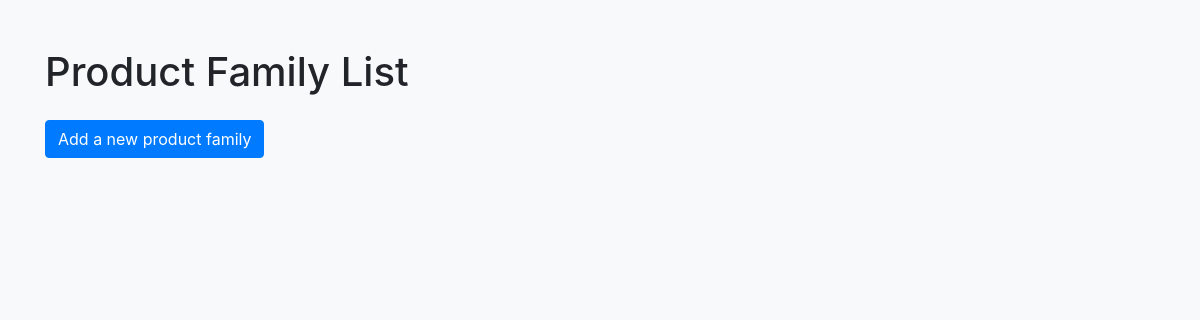
The page /product_family/ on the database as committed earlier.
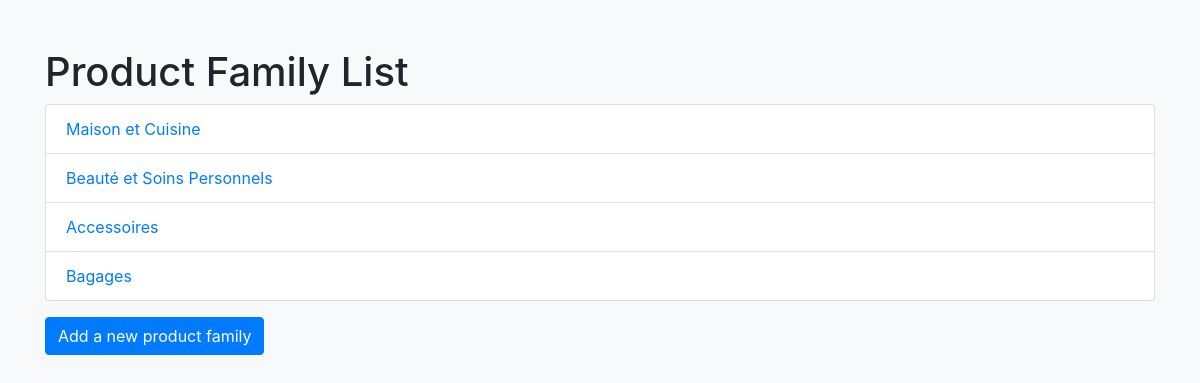
The same page on the database as committed later.
### myfirstapp/models.py (models this page shows, shortened)
class ProductFamily(models.Model):
    name = models.CharField(max_length=255)

### myfirstapp/views.py (the view)
# urls.py: path('product_family/', views.product_family_list, name='product_family_list'),
def product_family_list(request):
    product_families = ProductFamily.objects.all()
    return render(request, 'myfirstapp/product_family_list.html', {'product_families': product_families})

### myfirstapp/templates/myfirstapp/product_family_list.html (shortened to what this page needs)
<!DOCTYPE html>
<html lang="en">
<head>
    <link rel="stylesheet" href="https://stackpath.bootstrapcdn.com/bootstrap/4.5.0/css/bootstrap.min.css">
</head>
<body class="bg-light">
    <div class="container mt-5">
        <h1>Product Family List</h1>
        <ul class="list-group">
            {% for product_family in product_families %}
                <li class="list-group-item"><a href="{% url 'product_family_detail' pk=product_family.pk %}">{{ product_family.name }}</a></li>
            {% endfor %}
        </ul>
        <a href="{% url 'product_family_new' %}" class="btn btn-primary mt-3">Add a new product family</a>
    </div>
</body>
</html>

Rows that differ between the two databases and show on the page:
added ProductFamily: name "Maison et Cuisine"
added ProductFamily: name "Beauté et Soins Personnels"
added ProductFamily: name "Accessoires"
added ProductFamily: name "Bagages"
